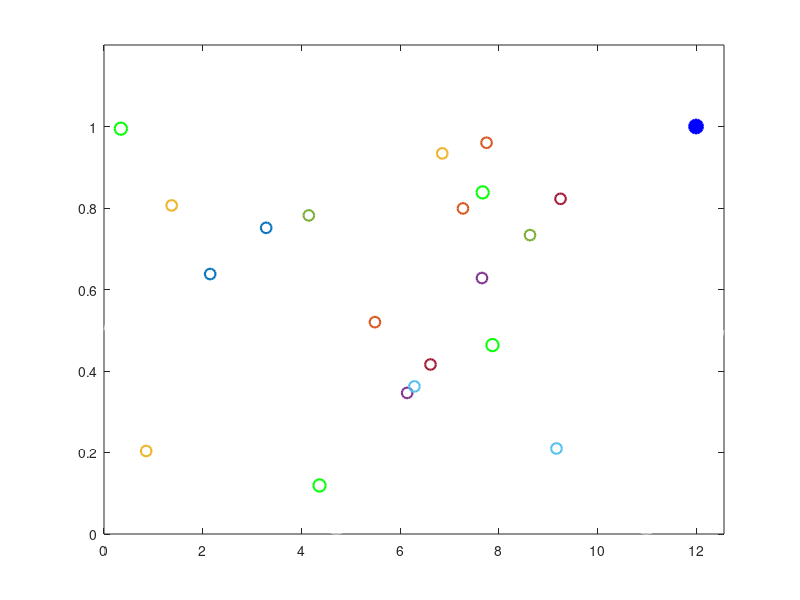

The MATLAB source for this figure: (Note: this script raises an error after producing the figure.)
% Copyright (c) 2015 State Key Laboratory of Networking and Switching Technology, Beijing University of Posts and Telecommunications, Beijing, China
% Address: P.O. Box 206, No.10, Xi Tu Cheng Road, Haidian District, Beijing 100876, China. 
% Author: Haoqiu Huang (francesco@bupt.edu.cn) and Weiwei Zheng (zhengweiwei@bupt.edu.cn) 

%%%%%%%%% only a simple visualization MATLAB simulator for Testing !!!!  
%%%%%%%%% supporting the case of n-level proxies. A group consisting of 4
%%%%%%%%% proxies!!!  Random Topology independent of Connecting!

clear; clc;clf
X=rand(4,4)*10;
Y=rand(4,4);
S=[12,1];
X2=rand(1,4)*10;
Y2=rand(1,4);
X3=rand(1,1)*10;
Y3=rand(1,1)*10;
scatter(S(1),S(2), 100, 'ko','LineWidth',1.5,'MarkerEdgeColor','b','MarkerFaceColor','b');
figure(1)
proxiesIndex=1;
while proxiesIndex<=( size(X,2)*size(Y,2) )
    hold on 
    scatter(X(proxiesIndex),Y(proxiesIndex), 60, 'ko','LineWidth',1.5);
    proxiesIndex=proxiesIndex+1;
end
hold on 
proxiesIndex=1;
while proxiesIndex<=( size(X2,2) )
    hold on 
    scatter(X2(proxiesIndex),Y2(proxiesIndex), 80, 'ko','LineWidth',1.5,'MarkerEdgeColor','g');
    proxiesIndex=proxiesIndex+1;
end
box on
clear proxiesIndex
velocity=10000; 
%any curve for mobiles is available!!!
x=0:4*pi/velocity:4*pi;
y=( sin(x)+1) * 0.5;
plot(x, y, 'w')
axis([0, 4*pi, 0, 1.2])
h=line('color', 'black', 'marker', '.', 'markersize', 20, 'erasemode', 'xor');
currentLocal=1;
tempIndex=[];
optimalNum2=[];
tempP=0;
tempPP=[];
Dsource=0;
Dsubset=0;
DMidsubset=0;
DTopsubset=0;
%adjusting available!!!!!
cCache=1;
cCacheMid=4; 
cCacheTop=30;
% cCache=2;
% cCache=20;
% cCacheMid=2;
% cCacheMid=10;
% cCacheMid=20;
% cCacheMid=200;
% cCacheTop=30;
% cCacheTop=40;
% cCacheTop=50;
% cCacheTop=200;
%adjusting available!!!!!
pik={0.5,0.25,0.15,0.1};
% pik={0.4,0.3,0.2,0.1}
% pik={0.25,0.25,0.25,0.25}
% pik={0.5,0.25,0.15,0.10}
num=0;
indexI=1;
indexJ=1;
indexK=1;
indexL=1;
label=1;
while 1
    if 0==mod(currentLocal,1000)   
        if ~isempty(tempIndex)
            for  i=1:1:num
                scatter( X( tempIndex(i) ),Y( tempIndex(i) ),60,'ko','erasemode', 'xor','MarkerEdgeColor',[0 0 0],'MarkerFaceColor',[1 1 1],'LineWidth',1.5);
            end
            num=0;
        end
        for proxiesIndex=1:1:16
            dist(proxiesIndex) = sqrt( (X(proxiesIndex)-x(currentLocal))^2+(Y(proxiesIndex)-y(currentLocal))^2 );
        end      
        for proxiesIndex=1:1:4
            dist2(proxiesIndex) = sqrt( (X2(proxiesIndex)-x(currentLocal))^2+(Y2(proxiesIndex)-y(currentLocal))^2 );
        end
        [dist_sort,ind]=sort(dist,'descend');
        Tempstart=dist([ind(end-(4-1):end)]);
        [dist_sort,ind]=sort(dist2,'descend');
        Tempstart2=dist2([ind(end:end)]);
        DMidsubset(indexJ)=Tempstart2;
        for k=1:1:4
            Dsubset(k)=Tempstart(k);
        end
        fullCachingCost(indexJ)=sum((sum(Tempstart))')+4*cCache;    
        Dsource=sqrt( ( S(1)-x(currentLocal) )^2+( S(2)-y(currentLocal) )^2 );
        for i=1:1:4
            if Dsource>Dsubset(i)
                 P= ( cCache/Dsubset(i) ) / ( ( Dsource/Dsubset(i) )-1 );                
                 if pik{i}>P
                       num=num+1;
                 end
                numTemp=num;   
                if num>=1
                    [dist_sort,ind]=sort(dist,'descend');
                    Sstart=dist([ind(end-(num-1):end)]);                                  
                    selectedIndex=1;
                    for  proxiesIndex=1:1:16
                        for  selectedIndex=1:1:num
                              if Sstart(selectedIndex)==sqrt( (X(proxiesIndex)-x(currentLocal))^2+(Y(proxiesIndex)-y(currentLocal))^2 )
                                   scatter(X(proxiesIndex),Y(proxiesIndex),60,'ko','erasemode', 'xor','MarkerEdgeColor',[1 0 0],'MarkerFaceColor',[1 0 0],'LineWidth',1.5);
                                   tempIndex(selectedIndex)=proxiesIndex;
                              end
                        end
                    end                   
                end                
            end      
        end
         for i=1:1:4
            if Dsource>Dsubset(i)
                P= ( cCache/Dsubset(i) ) / ( ( Dsource/Dsubset(i) )-1 ); 
                tempP=tempP+P;
            end
         end
        tempPP(indexL)=tempP;
        indexL=indexL+1;
        L(indexI)=x(currentLocal);
        CM(indexI)=4*Dsource+4*cCache;
         if numTemp==1
             CH(indexI)=Sstart(1)*pik{1}+3*(1-pik{1})*Dsource+numTemp*cCache;
         end
         if numTemp==2
            CH(indexI)=Sstart(1)*pik{1}+Sstart(2)*pik{2}+2*( 1-pik{2}-pik{1} )*Dsource+numTemp*cCache;
         end
         if numTemp==3
            CH(indexI)=Sstart(1)*pik{1}+Sstart(2)*pik{2}+Sstart(3)*pik{3}+1*(1-pik{1}-pik{2}-pik{3})*Dsource+numTemp*cCache;
         end
        if numTemp==4
            CH(indexI)=Sstart(1)*pik{1}+Sstart(2)*pik{2}+Sstart(3)*pik{3}+Sstart(4)*pik{4}+numTemp*cCache;
        end       
        if size(CH,2)==indexI       
           if CH(indexI)> ( DMidsubset(indexJ)+cCacheMid )
                disp('2-Layer Response!!!')
                disp(L(indexI))
               CH2(indexI)=DMidsubset(indexJ)+cCacheMid;
               optimalNum2(indexI)=1;
               optimalNum(indexI)=0;
               label=0;               
              for proxiesIndex=1:1:4
                distTemp(proxiesIndex) = sqrt( (X2(proxiesIndex)-x(currentLocal))^2+(Y2(proxiesIndex)-y(currentLocal))^2 );
             end
                [dist_sort,ind]=sort(distTemp,'descend');
                tempStart2=distTemp([ind(end:end)]);            
             for  proxiesIndex=1:1:4
                    if tempStart2==sqrt( (X2(proxiesIndex)-x(currentLocal))^2+(Y2(proxiesIndex)-y(currentLocal))^2 )
                            scatter(X2(proxiesIndex),Y2(proxiesIndex),80,'ko','erasemode', 'xor','MarkerEdgeColor',[0 1 0],'MarkerFaceColor',[0 1 0],'LineWidth',1.5);    
                            tempIndex2(proxiesIndex)=proxiesIndex; 
                           if ~isempty(tempIndex)
                                   for  i=1:1:num
                                         scatter( X( tempIndex(i) ),Y( tempIndex(i) ),60,'ko','erasemode', 'xor','MarkerEdgeColor',[0 0 0],'MarkerFaceColor',[1 1 1],'LineWidth',1.5);
                                   end
                                   num=0;
                           end                  
                    end
             end                 
           end  
        end
        if  label==0
            optimalNum(indexI)=0;
            label=1;
        else
            optimalNum(indexI)=numTemp;
        end          
        indexI=indexI+1;   
        indexJ=indexJ+1;            
    end 
    set(h,'xdata', x(currentLocal),'ydata', y(currentLocal));
    drawnow;
    currentLocal=currentLocal+1;
    if currentLocal>size(x, 2)
         for  i=1:1:num
                scatter( X( tempIndex(i) ),Y( tempIndex(i) ), 60, 'ko','erasemode', 'xor','MarkerEdgeColor',[0 0 0],'MarkerFaceColor',[1 1 1],'LineWidth',1.5);
         end
        break
    end
end
totalCH=sum((sum(CH))');
totalCM=sum((sum(CM))');

figure(2)
for i=size(CH,2):1:size(CM,2)
    CH(i)=0;
    fullCachingCost(i)=0;
end
totalFullCachingCost=sum((sum(fullCachingCost))');
plot(L,CM)
hold on
plot(L,fullCachingCost)
hold on
plot(L,CH)
hold on
legend( 'No Caching at Level 1','Full Caching at Level 1','CMLP at Level 1');
ylabel('Total Cost');
xlabel('Distance (m)')
set(gcf,'color','white')

figure(3)
bar(optimalNum,1);
axis([0 13 0 5]);
set(gca,'YTick',0:1:5);
legend('ONSP at Level 1');
xlabel('Distance (m)');
ylabel('Number of Proxies');
set(gca,'ygrid','on')
set(gca,'XTickLabel',{L(1),L(2),L(3),L(4),L(5),L(6),L(7),L(8),L(9),L(10)});
set(gca,'YTickLabel',{'0','1','2','3','4','5'})
set(gcf,'color','white')
if ~isempty(tempPP)
        figure(4)
        plot(L,tempPP)
        hold on
        box on
        legend(' T_{P} ');
        ylabel('Right-hand Side of Eq.(2)');
        xlabel('Distance (m)')
        set(gcf,'color','white')
end

figure(5)
for i=size(CH,2):1:size(CM,2)
    CH(i)=0;
    fullCachingCost(i)=0;
end
totalFullCachingCost=sum((sum(fullCachingCost))');
plot(L,CM)
hold on
plot(L,fullCachingCost)
hold on
plot(L,CH)
hold on

for i=size(CH,2):1:size(CM,2)
    CH2(i)=0;
end
for i=1:1:size(CM,2)
    if CH2(i)==0
        CH2(i)=CH(i)
    end
end
totalCH2=sum((sum(CH2))');
plot(L,CH2)
hold on
legend( 'No Caching at Level 1','Full Caching at Level 1','CMLP at Level 1','CMLP at Level 2');
ylabel('Total Cost');
xlabel('Distance (m)')
set(gcf,'color','white')
if ~isempty(optimalNum2)   
        figure(6)
        if size(optimalNum,2)>=size(optimalNum2,2)
            for i=size(optimalNum2,2)+1:1:size(optimalNum,2)
                optimalNum2(i)=0;
            end
        end
        dataT=zeros(10,2);
        for j=1:1:2
            if j==1
                for i=1:1:size(dataT,1)
                    dataT(i,j)=optimalNum(i);
                end
            end
            if j==2
                 for i=1:1:size(dataT,1)
                    dataT(i,j)=optimalNum2(i);
                end
            end
        end
        bar(dataT,1);
        hold on 
        axis([0 13 0 5]);
        set(gca,'YTick',0:1:5);
        legend('ONSP at Level 1','ONSP at Level 2');
        xlabel('Distance (m)');
        ylabel('Number of Proxies');
        set(gca,'ygrid','on')
        set(gca,'XTickLabel',{L(1),L(2),L(3),L(4),L(5),L(6),L(7),L(8),L(9),L(10)});
        set(gca,'YTickLabel',{'0','1','2','3','4','5'})
        set(gcf,'color','white')
end

if ~isempty(optimalNum2)
    figure(7)
    data = [totalCM 0 0 0;0 totalFullCachingCost 0 0; 0 0 totalCH 0;0 0 0 totalCH2];
    bar(data,1);
    axis([0 6 0.0 400]);
    legend('No Caching','Full Caching','CMLP at Level 1','CMLP at Level 2');
    ylabel('Total Cost');
    set(gca,'ygrid','on')
    set(gca,'XTickLabel',{'No Caching','Full Caching','CMLP at Level 1','CMLP at Level 2'});
    set(gcf,'color','white')
end


%%%%end!!












